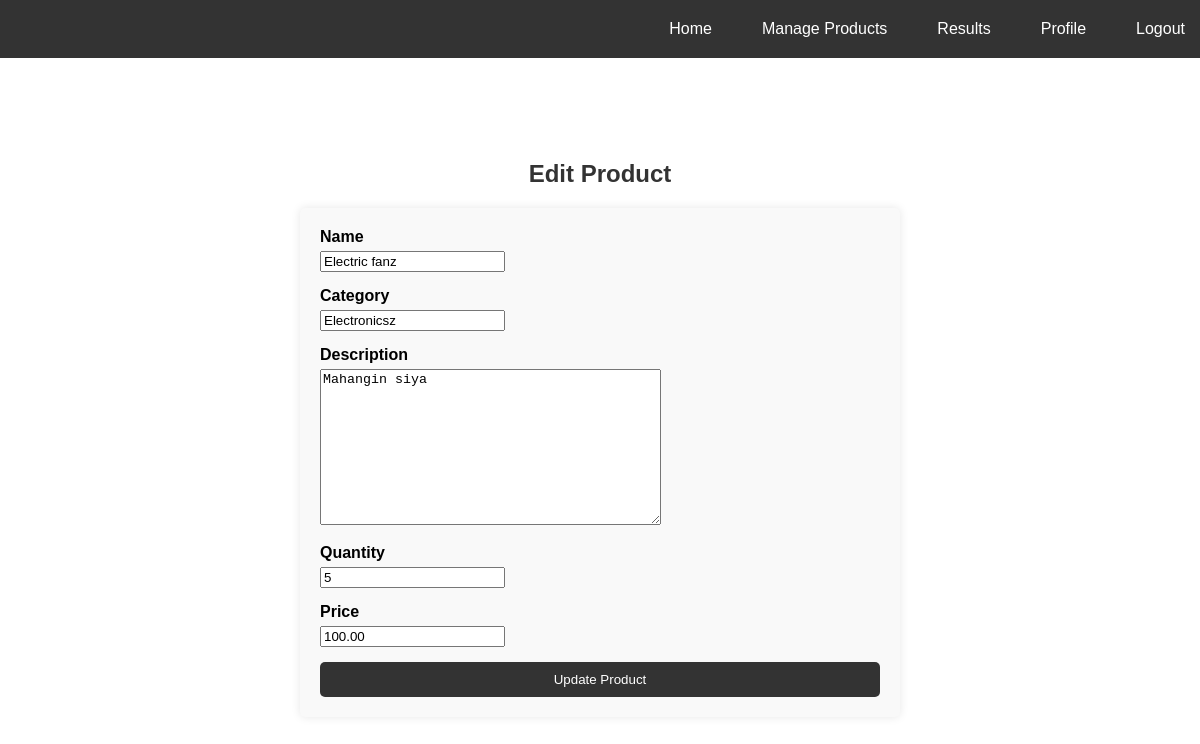
Screenshot of /edit-product/42/ (signed in) with the database file from the repository.
### inventory/models.py (models this page shows, shortened)
class Product(models.Model):
    user = models.ForeignKey(User, on_delete=models.CASCADE, null=True)
    name = models.CharField(max_length=255)
    category = models.CharField(max_length=100)
    description = models.TextField()
    quantity = models.PositiveIntegerField()
    price = models.DecimalField(max_digits=10, decimal_places=2)
    date_added = models.DateTimeField(auto_now_add=True)
    class Meta:
        unique_together = ['user', 'name']

### inventory/views.py (the view)
# urls.py: path('edit-product/<int:product_id>/', views.edit_product, name='edit_product'),
@login_required
def edit_product(request, product_id):
    product = get_object_or_404(Product, pk=product_id, user=request.user)
    if request.method == 'POST':
        form = ProductForm(request.POST, instance=product)
        if form.is_valid():
            form.save()
            messages.success(request, "Product updated successfully!")
            return redirect('home')
    else:
        form = ProductForm(instance=product)
    return render(request, 'inventory/edit_product.html', {'form': form})

### inventory/forms.py (shortened to what this page needs)
class ProductForm(forms.ModelForm):
    class Meta:
        model = Product
        fields = ['name', 'category', 'description', 'quantity', 'price']
        exclude = ['user']

### inventory/templates/inventory/edit_product.html (shortened to what this page needs)
{% extends 'inventory/base.html' %}
{% block content %}
<div class="edit-container" style="max-width: 600px; margin: 80px auto; padding: 20px;">
    <h2 style="text-align: center; margin-bottom: 20px; color: #333;">Edit Product</h2>
    <form method="POST" style="background-color: #f9f9f9; padding: 20px; border-radius: 5px; box-shadow: 0 0 10px rgba(0,0,0,0.1);">
        {% for field in form %}
            <div style="margin-bottom: 15px;">
                <label for="{{ field.id_for_label }}" style="display: block; margin-bottom: 5px; font-weight: bold;">
                    {{ field.label }}
                </label>
                {{ field }}
            </div>
        {% endfor %}
        <button type="submit" style="width: 100%; padding: 10px; background-color: #333; color: white; border: none; border-radius: 5px; cursor: pointer;">
            Update Product
        </button>
    </form>
</div>
{% endblock %}

### inventory/templates/inventory/base.html (style rules this page uses)
body { padding-top: 30px; font-family: Arial, sans-serif; margin: 0; padding: 0; }

### rows the page displays
Product: form "Electric fanz" "Electronicsz" "Mahangin siya" "5" "100.00"

### other values shown
{{ field.label }} "Name" "Category" "Description" "Quantity" "Price"
